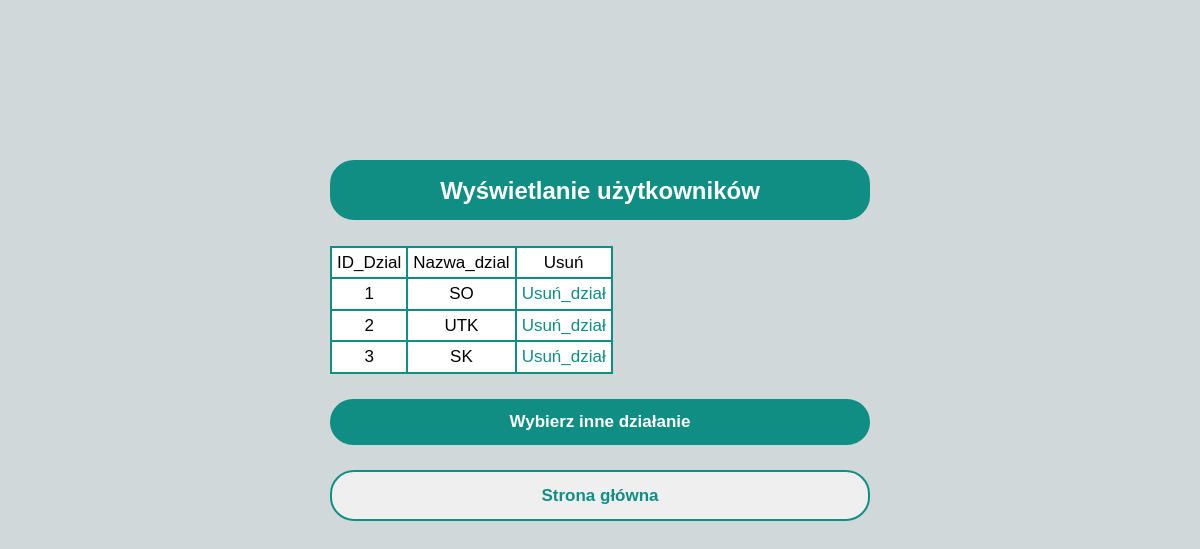
Before: /panel_admin/wyswietl_dzial.php with the older database file.
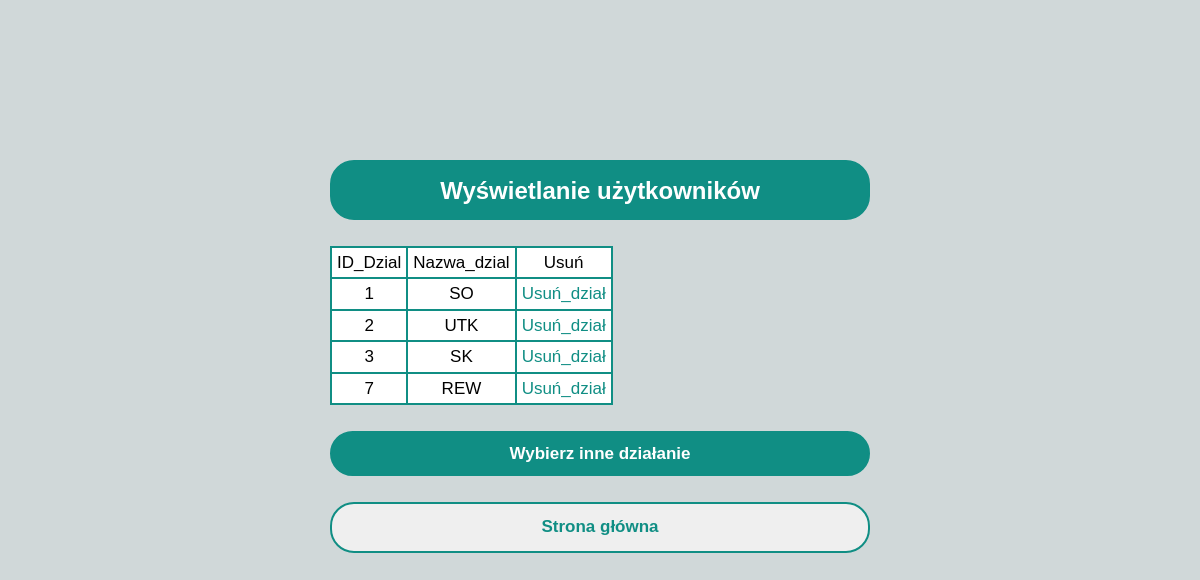
After: the same page with the newer database file.
### tables this page shows
CREATE TABLE `dzial` (
  `ID_Dzial` int(11) NOT NULL,
  `Nazwa_Dzial` varchar(30) NOT NULL
);

### panel_admin/wyswietl_dzial.php (the view, shortened to what this page needs)
<!DOCTYPE html>
    <head>
        <link rel="stylesheet" href="../pliki/bootstrap/css/bootstrap.min.css">
        <link rel="stylesheet" href="../css/main.css">
    </head>
    <body>
      <div class="container login-container">
            <div class="row">
                <div class="col-lg-6 login-form-1 margin margin-top">
                  <div class="h_class">
                      <h4>Wyświetlanie użytkowników</h4><br>
                  </div>
                  <br>
                    <?php
                        require_once("../pliki/logowanie/connect.php");
                        $query_dzial = "SELECT * FROM dzial";
                        $result_dzial = mysqli_query($connect, $query_dzial);
                        echo "<table>";
                        echo <<< ETYKIETA
                        <tr>
                          <td>ID_Dzial</td>
                          <td>Nazwa_dzial</td>
                          <td>Usuń</td>
                        </tr>
                        ETYKIETA;
                        while($row_dzial = mysqli_fetch_assoc($result_dzial)){
                          echo <<< ETYKIETA
                          <tr>
                            <td>$row_dzial[ID_Dzial]</td>
                            <td>$row_dzial[Nazwa_Dzial]</td>
                            <td><a href="usun_dzial.php?id_dzial=$row_dzial[ID_Dzial]&nazwa_dzial=$row_dzial[Nazwa_Dzial]">Usuń_dział</a></td>
                          </tr>
                          ETYKIETA;
                        }
                        echo "</table>";
                        echo "<br>";
                     ?>
                    <a href="admin.php"><input type="button" class="btn-primary btn-max" value="Wybierz inne działanie" /></a><br><br>
                    <a href="../index/index.php"><input type="button" class="btn-outline-primary btn-max" value="Strona główna"/></a><br><br>
                </div>
              </div>
          </div>
    </body>
</html>

### css/main.css (style rules this page uses)
body { font-family: 'Helvetica'; font-size: 17px; background-color: #D0D8D9; }
.margin { margin-left: auto; margin-right: auto; }
.margin-top { margin-top: 20vh; }
.btn-primary { color: white; border-radius: 1.5rem; padding: 1.5%; border: #108E84 2px solid; background-color: #108E84; font-weight: bold; }
.btn-max { width: 100%; }
.btn-outline-primary { border-radius: 1.5rem; padding: 2%; border: #108E84 2px solid; cursor: pointer; color: #108E84; font-weight: bold; }
.h_class { padding-top: 15px; background-color: #108E84; width: 100%; border: solid 2px #108E84; border-radius: 1.5rem; text-align: center; height: 60px; color: white; }
h4, h3, h2 { font-weight: bold; }
table { border: 1px solid black; }
tr { border: solid 1px black; }

### panel_admin/wyswietl_dzial.php (style rules this page uses)
table { border: 1.5px black solid; }
td { border: solid #108E84 2px; color: black; background-color: white; padding: 2px 5px 2px 5px; text-align: center; }
a { color: #108E84; text-decoration: none; }

Changed rows visible on the page:
added dzial: ID_Dzial "7", Nazwa_Dzial "REW"
